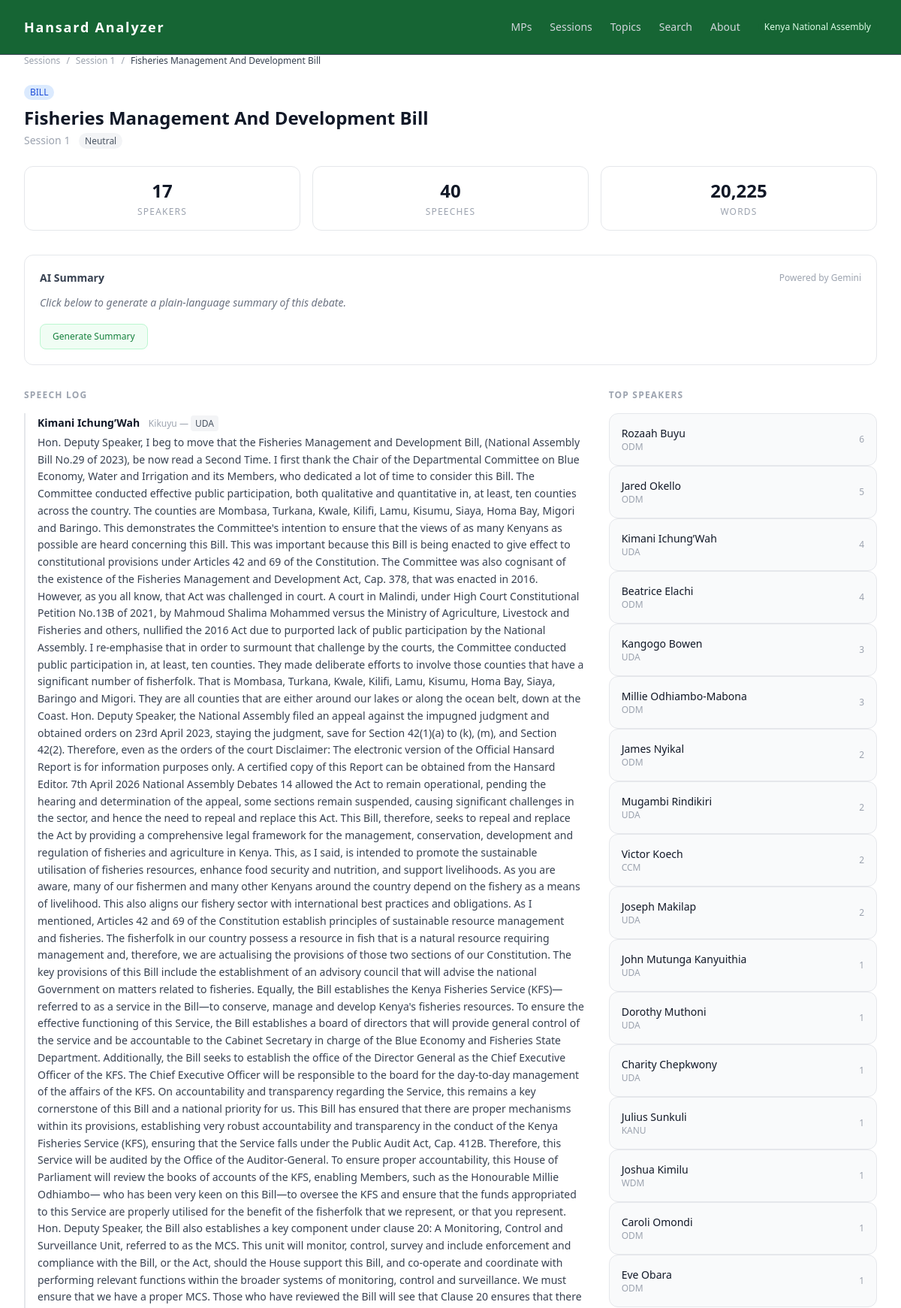
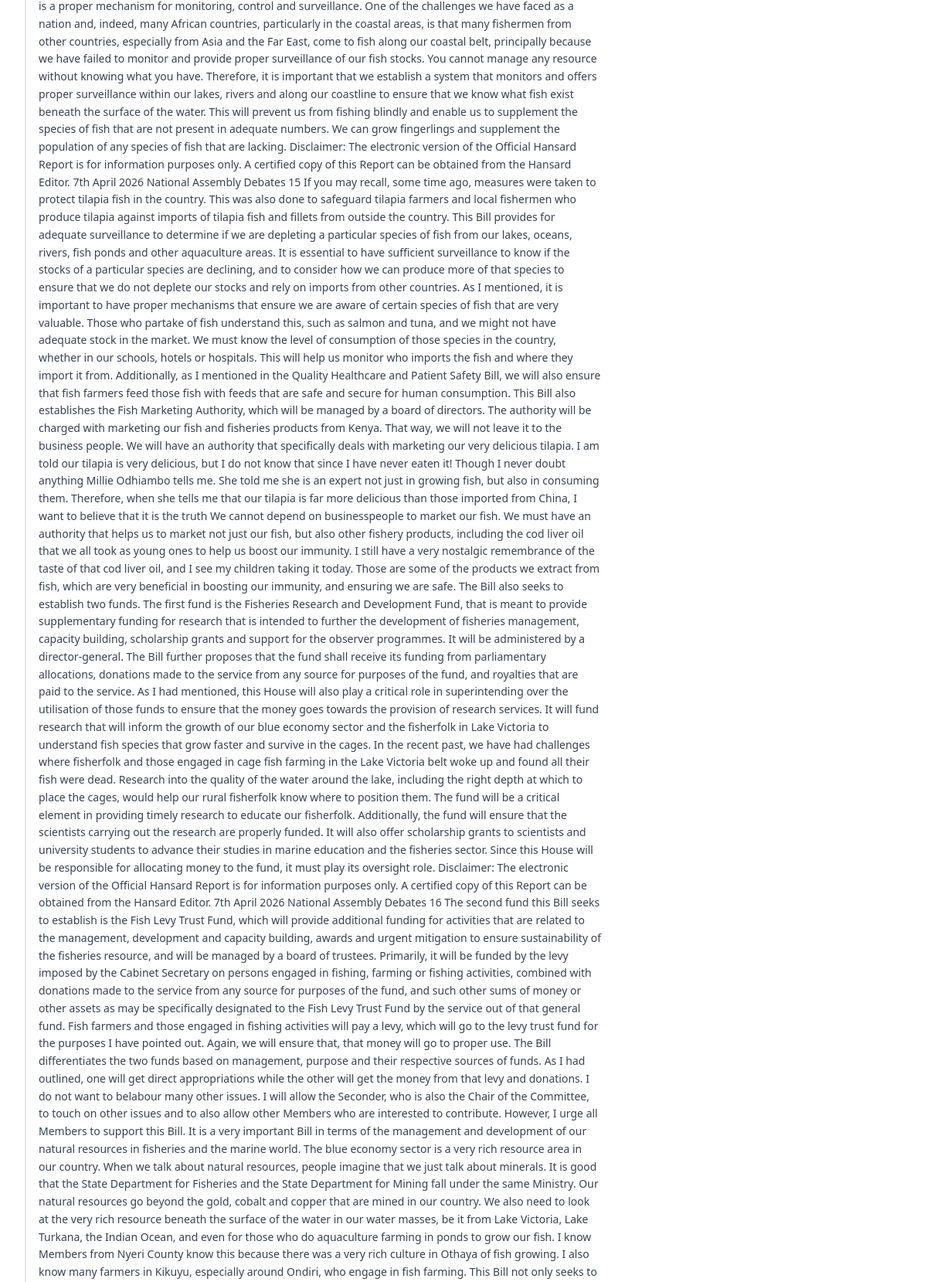
Screenshot of /agenda/10 (upper part) with the database file from the repository (2 pictures, top to bottom).
### tables this page shows
CREATE TABLE agenda_items (
    id           INTEGER PRIMARY KEY AUTOINCREMENT,
    session_id   INTEGER NOT NULL REFERENCES sessions(id),
    title        TEXT NOT NULL,
    type         TEXT NOT NULL,
    sequence     INTEGER,
    raw_heading  TEXT,
    created_at   TEXT
);

CREATE TABLE speeches (
    id              INTEGER PRIMARY KEY AUTOINCREMENT,
    session_id      INTEGER NOT NULL REFERENCES sessions(id),
    member_id       INTEGER NOT NULL REFERENCES members(id),
    agenda_item_id  INTEGER REFERENCES agenda_items(id),
    section         TEXT,
    content         TEXT NOT NULL,
    word_count      INTEGER,
    sentiment_score REAL,
    created_at      TEXT
);

CREATE TABLE members (
    id           INTEGER PRIMARY KEY AUTOINCREMENT,
    name         TEXT NOT NULL,
    constituency TEXT,
    party        TEXT,
    first_seen   TEXT,
    last_seen    TEXT
);

### routes/agenda_items.py (the view)
@agenda_items_bp.route("/<int:agenda_item_id>")
def agenda_item_detail(agenda_item_id):
    conn = get_connection()
    item = get_agenda_item_by_id(conn, agenda_item_id)
    if not item:
        conn.close()
        abort(404)
    speeches = get_speeches_by_agenda_item(conn, agenda_item_id)
    topics = get_topics_for_agenda_item(conn, agenda_item_id)
    conn.close()
    scored = [s["sentiment_score"] for s in speeches if s["sentiment_score"] is not None]
    avg_sentiment = round(sum(scored) / len(scored), 3) if scored else 0.0
    sentiment_label = score_label(avg_sentiment)
    speakers = {}
    for speech in speeches:
        mid = speech["member_id"]
        if mid not in speakers:
            speakers[mid] = {
                "member_id": mid,
                "name": speech["member_name"],
                "constituency": speech["constituency"],
                "party": speech["party"],
                "count": 0,
            }
        speakers[mid]["count"] += 1
    top_speakers = sorted(speakers.values(), key=lambda x: x["count"], reverse=True)
    return render_template(
        "agenda_item.html",
        item=item,
        speeches=speeches,
        topics=topics,
        top_speakers=top_speakers,
        avg_sentiment=avg_sentiment,
        sentiment_label=sentiment_label,
        total_words=sum(s["word_count"] or 0 for s in speeches),
        total_speeches=len(speeches),
    )

### analyzer/analytics/sentiment.py (called while the page is built)
def score_label(score: float) -> str:
    if score >= 0.05:
        return "Constructive"
    if score <= -0.05:
        return "Heated"
    return "Neutral"

### analyzer/database/queries.py (called while the page is built)
def get_agenda_item_by_id(
    conn: sqlite3.Connection,
    agenda_item_id: int,
) -> Optional[dict]:
    cursor = conn.cursor()
    cursor.execute(
        "SELECT * FROM agenda_items WHERE id = ?",
        (agenda_item_id,),
    )
    row = cursor.fetchone()
    if row is None:
        return None
    columns = [d[0] for d in cursor.description]
    return dict(zip(columns, row))

def get_speeches_by_agenda_item(
    conn: sqlite3.Connection,
    agenda_item_id: int,
) -> list[dict]:
    cursor = conn.cursor()
    cursor.execute(
        """
        SELECT sp.*, m.name AS member_name, m.constituency, m.party, m.id AS member_id
        FROM speeches sp
        JOIN members m ON sp.member_id = m.id
        WHERE sp.agenda_item_id = ?
        ORDER BY sp.id ASC
        """,
        (agenda_item_id,),
    )
    columns = [d[0] for d in cursor.description]
    return [dict(zip(columns, row)) for row in cursor.fetchall()]

def get_topics_for_agenda_item(
    conn: sqlite3.Connection,
    agenda_item_id: int,
) -> list[dict]:
    cursor = conn.cursor()
    cursor.execute(
        """
        SELECT topic, confidence FROM agenda_item_topics
        WHERE agenda_item_id = ?
        ORDER BY confidence DESC
        """,
        (agenda_item_id,),
    )
    columns = [d[0] for d in cursor.description]
    return [dict(zip(columns, row)) for row in cursor.fetchall()]

### analyzer/database/seed.py (called while the page is built)
def get_connection(db_path: Path = DB_PATH) -> sqlite3.Connection:
    conn = sqlite3.connect(db_path)
    conn.execute("PRAGMA foreign_keys = ON")
    return conn

### templates/agenda_item.html (shortened to what this page needs)
{% extends "base.html" %}
{% block content %}
<nav class="flex items-center gap-2 text-xs text-gray-400 mb-6">
    <a href="/sessions/" class="hover:text-gray-600">Sessions</a>
    <span>/</span>
    <a href="/sessions/{{ item.session_id }}" class="hover:text-gray-600">
        Session {{ item.session_id }}
    </a>
    <span>/</span>
    <span class="text-gray-700">{{ item.title }}</span>
</nav>
<div class="mb-6">
    <div class="flex items-center gap-3 mb-2">
        <span class="text-xs px-2 py-0.5 rounded-full font-medium
            {% if item.type == 'BILL' %}bg-blue-100 text-blue-700
            {% elif item.type == 'MOTION' %}bg-purple-100 text-purple-700
            {% elif item.type == 'PETITION' %}bg-orange-100 text-orange-700
            {% elif item.type == 'STATEMENT' %}bg-gray-100 text-gray-600
            {% elif item.type == 'QUESTION' %}bg-yellow-100 text-yellow-700
            {% else %}bg-gray-100 text-gray-500{% endif %}">
            {{ item.type }}
        </span>
    </div>
    <h1 class="text-2xl font-bold text-gray-900 mb-1">{{ item.title }}</h1>
    <p class="text-sm text-gray-400">
        Session {{ item.session_id }}
        {% if sentiment_label == 'Constructive' %}
        <span class="ml-2 text-xs bg-green-100 text-green-700 px-2 py-0.5 rounded-full font-medium">
            Constructive debate
        </span>
        {% elif sentiment_label == 'Heated' %}
        <span class="ml-2 text-xs bg-red-100 text-red-700 px-2 py-0.5 rounded-full font-medium">
            Heated debate
        </span>
        {% else %}
        <span class="ml-2 text-xs bg-gray-100 text-gray-600 px-2 py-0.5 rounded-full font-medium">
            Neutral
        </span>
        {% endif %}
    </p>
</div>
<div class="grid grid-cols-3 gap-4 mb-8">
    <div class="border border-gray-200 rounded-xl p-4 text-center bg-white">
        <div class="text-2xl font-bold text-gray-900">{{ top_speakers|length }}</div>
        <div class="text-xs uppercase tracking-widest text-gray-400 mt-1">Speakers</div>
    </div>
    <div class="border border-gray-200 rounded-xl p-4 text-center bg-white">
        <div class="text-2xl font-bold text-gray-900">{{ total_speeches }}</div>
        <div class="text-xs uppercase tracking-widest text-gray-400 mt-1">Speeches</div>
    </div>
    <div class="border border-gray-200 rounded-xl p-4 text-center bg-white">
        <div class="text-2xl font-bold text-gray-900">{{ "{:,}".format(total_words) }}</div>
        <div class="text-xs uppercase tracking-widest text-gray-400 mt-1">Words</div>
    </div>
</div>
<div class="border border-gray-200 rounded-xl p-5 mb-8 bg-white" id="ai-block">
    <div class="flex items-center justify-between mb-3">
        <h3 class="text-sm font-semibold text-gray-700">AI Summary</h3>
        <span class="text-xs text-gray-400">Powered by Gemini</span>
    </div>
    <div id="ai-summary-text" class="text-sm text-gray-500 leading-relaxed italic">
        Click below to generate a plain-language summary of this debate.
    </div>
    <div class="flex items-center gap-3 mt-4">
        <button id="ai-btn"
                onclick="generateAgendaSummary({{ item.id }})"
                class="text-xs font-medium text-green-700 bg-green-50 hover:bg-green-100
                       border border-green-200 hover:border-green-400
                       px-4 py-2 rounded-lg transition-all">
            Generate Summary
        </button>
    </div>
</div>
<div class="grid grid-cols-3 gap-8">
    <div class="col-span-2">
        <h2 class="text-xs font-semibold tracking-widest text-gray-400 uppercase mb-4">
            Speech Log
        </h2>
        {% if speeches %}
        {% for speech in speeches %}
        <div class="border-l-2 border-gray-200 hover:border-green-400 pl-4 mb-6 transition-colors">
            <div class="mb-1">
                <a href="/members/{{ speech.member_id }}"
                   class="font-semibold text-sm text-gray-900 hover:text-green-700 transition-colors">
                    {{ speech.member_name }}
                </a>
                <span class="text-xs text-gray-400 ml-2">
                    {{ speech.constituency }} &mdash;
                    <span class="bg-gray-100 text-gray-600 px-1.5 py-0.5 rounded text-xs">
                        {{ speech.party }}
                    </span>
                </span>
            </div>
            <p class="text-sm text-gray-700 leading-relaxed">{{ speech.content }}</p>
        </div>
        {% endfor %}
        {% else %}
        <p class="text-sm text-gray-400">No speeches recorded for this agenda item.</p>
        {% endif %}
    </div>
    <div>
        {% if top_speakers %}
        <h2 class="text-xs font-semibold tracking-widest text-gray-400 uppercase mb-4">
            Top Speakers
        </h2>
        {% for speaker in top_speakers %}
        <div class="flex items-center justify-between gap-4 p-4 bg-gray-50 rounded-xl border border-gray-200">
            <div>
                <p class="text-sm font-medium text-gray-900">{{ speaker.name }}</p>
                <p class="text-xs text-gray-400">{{ speaker.party }}</p>
            </div>
            <span class="text-xs text-gray-400">{{ speaker.count }}</span>
        </div>
        {% endfor %}
        {% endif %}
    </div>
</div>
{% endblock %}

### rows the page displays
agenda_items: session_id "1", title "Fisheries Management And Development Bill", type "BILL"
speeches: member_name "Kimani Ichung’Wah", constituency "Kikuyu", party "UDA", name "Kimani Ichung’Wah", count "4"
speeches: name "Rozaah Buyu", party "ODM", count "6"
speeches: name "Jared Okello", party "ODM", count "5"
speeches: name "Beatrice Elachi", party "ODM", count "4"
speeches: name "Kangogo Bowen", party "UDA", count "3"
speeches: name "Millie Odhiambo-Mabona", party "ODM", count "3"
speeches: name "James Nyikal", party "ODM", count "2"
speeches: name "Mugambi Rindikiri", party "UDA", count "2"
speeches: name "Victor Koech", party "CCM", count "2"
speeches: name "Joseph Makilap", party "UDA", count "2"
speeches: name "John Mutunga Kanyuithia", party "UDA", count "1"
speeches: name "Dorothy Muthoni", party "UDA", count "1"
speeches: name "Charity Chepkwony", party "UDA", count "1"
speeches: name "Julius Sunkuli", party "KANU", count "1"
speeches: name "Joshua Kimilu", party "WDM", count "1"
speeches: name "Caroli Omondi", party "ODM", count "1"
speeches: name "Eve Obara", party "ODM", count "1"

### other values shown
{{ top_speakers|length }} "17"
{{ total_speeches }} "40"
{{ "{:,}".format(total_words) }} "20,225"
